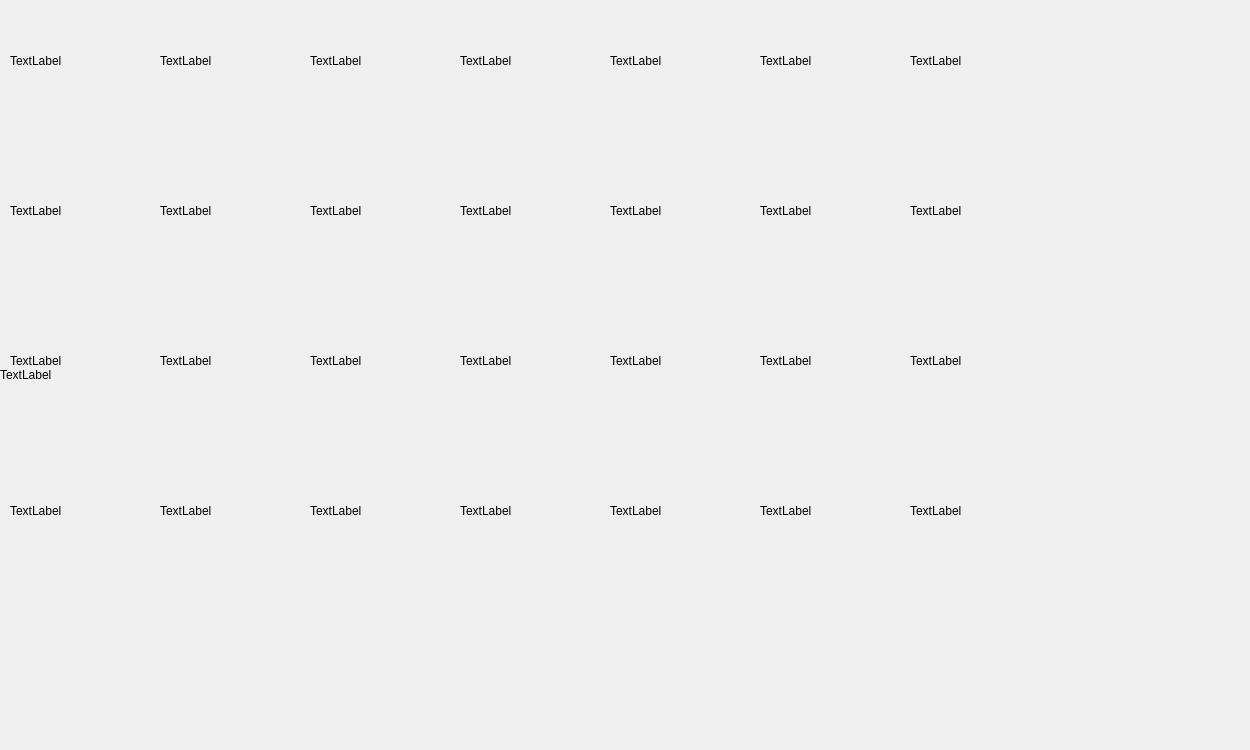
<?xml version="1.0" encoding="UTF-8"?>
<ui version="4.0">
 <class>MainWindow</class>
 <widget class="QMainWindow" name="MainWindow">
  <property name="geometry">
   <rect>
    <x>0</x>
    <y>0</y>
    <width>1250</width>
    <height>750</height>
   </rect>
  </property>
  <property name="sizePolicy">
   <sizepolicy hsizetype="Minimum" vsizetype="Minimum">
    <horstretch>0</horstretch>
    <verstretch>0</verstretch>
   </sizepolicy>
  </property>
  <property name="minimumSize">
   <size>
    <width>1250</width>
    <height>750</height>
   </size>
  </property>
  <property name="maximumSize">
   <size>
    <width>1250</width>
    <height>750</height>
   </size>
  </property>
  <property name="windowTitle">
   <string>De Compras con el CHEFF</string>
  </property>
  <widget class="QWidget" name="centralWidget">
   <widget class="QLabel" name="label">
    <property name="geometry">
     <rect>
      <x>0</x>
      <y>0</y>
      <width>1250</width>
      <height>750</height>
     </rect>
    </property>
    <property name="text">
     <string>TextLabel</string>
    </property>
   </widget>
   <widget class="QLabel" name="label22">
    <property name="geometry">
     <rect>
      <x>10</x>
      <y>460</y>
      <width>101</width>
      <height>101</height>
     </rect>
    </property>
    <property name="text">
     <string>TextLabel</string>
    </property>
   </widget>
   <widget class="QLabel" name="label7">
    <property name="geometry">
     <rect>
      <x>910</x>
      <y>10</y>
      <width>101</width>
      <height>101</height>
     </rect>
    </property>
    <property name="text">
     <string>TextLabel</string>
    </property>
   </widget>
   <widget class="QLabel" name="label10">
    <property name="geometry">
     <rect>
      <x>310</x>
      <y>160</y>
      <width>101</width>
      <height>101</height>
     </rect>
    </property>
    <property name="text">
     <string>TextLabel</string>
    </property>
   </widget>
   <widget class="QLabel" name="label28">
    <property name="geometry">
     <rect>
      <x>910</x>
      <y>460</y>
      <width>101</width>
      <height>101</height>
     </rect>
    </property>
    <property name="text">
     <string>TextLabel</string>
    </property>
   </widget>
   <widget class="QLabel" name="label19">
    <property name="geometry">
     <rect>
      <x>610</x>
      <y>310</y>
      <width>101</width>
      <height>101</height>
     </rect>
    </property>
    <property name="text">
     <string>TextLabel</string>
    </property>
   </widget>
   <widget class="QLabel" name="label26">
    <property name="geometry">
     <rect>
      <x>610</x>
      <y>460</y>
      <width>101</width>
      <height>101</height>
     </rect>
    </property>
    <property name="text">
     <string>TextLabel</string>
    </property>
   </widget>
   <widget class="QLabel" name="label20">
    <property name="geometry">
     <rect>
      <x>760</x>
      <y>310</y>
      <width>101</width>
      <height>101</height>
     </rect>
    </property>
    <property name="text">
     <string>TextLabel</string>
    </property>
   </widget>
   <widget class="QLabel" name="label13">
    <property name="geometry">
     <rect>
      <x>760</x>
      <y>160</y>
      <width>101</width>
      <height>101</height>
     </rect>
    </property>
    <property name="text">
     <string>TextLabel</string>
    </property>
   </widget>
   <widget class="QLabel" name="label18">
    <property name="geometry">
     <rect>
      <x>460</x>
      <y>310</y>
      <width>101</width>
      <height>101</height>
     </rect>
    </property>
    <property name="text">
     <string>TextLabel</string>
    </property>
   </widget>
   <widget class="QLabel" name="label15">
    <property name="geometry">
     <rect>
      <x>10</x>
      <y>310</y>
      <width>101</width>
      <height>101</height>
     </rect>
    </property>
    <property name="text">
     <string>TextLabel</string>
    </property>
   </widget>
   <widget class="QLabel" name="label9">
    <property name="geometry">
     <rect>
      <x>160</x>
      <y>160</y>
      <width>101</width>
      <height>101</height>
     </rect>
    </property>
    <property name="text">
     <string>TextLabel</string>
    </property>
   </widget>
   <widget class="QLabel" name="label16">
    <property name="geometry">
     <rect>
      <x>160</x>
      <y>310</y>
      <width>101</width>
      <height>101</height>
     </rect>
    </property>
    <property name="text">
     <string>TextLabel</string>
    </property>
   </widget>
   <widget class="QLabel" name="label14">
    <property name="geometry">
     <rect>
      <x>910</x>
      <y>160</y>
      <width>101</width>
      <height>101</height>
     </rect>
    </property>
    <property name="text">
     <string>TextLabel</string>
    </property>
   </widget>
   <widget class="QLabel" name="label21">
    <property name="geometry">
     <rect>
      <x>910</x>
      <y>310</y>
      <width>101</width>
      <height>101</height>
     </rect>
    </property>
    <property name="text">
     <string>TextLabel</string>
    </property>
   </widget>
   <widget class="QLabel" name="label27">
    <property name="geometry">
     <rect>
      <x>760</x>
      <y>460</y>
      <width>101</width>
      <height>101</height>
     </rect>
    </property>
    <property name="text">
     <string>TextLabel</string>
    </property>
   </widget>
   <widget class="QLabel" name="label17">
    <property name="geometry">
     <rect>
      <x>310</x>
      <y>310</y>
      <width>101</width>
      <height>101</height>
     </rect>
    </property>
    <property name="text">
     <string>TextLabel</string>
    </property>
   </widget>
   <widget class="QLabel" name="label11">
    <property name="geometry">
     <rect>
      <x>460</x>
      <y>160</y>
      <width>101</width>
      <height>101</height>
     </rect>
    </property>
    <property name="text">
     <string>TextLabel</string>
    </property>
   </widget>
   <widget class="QLabel" name="label6">
    <property name="geometry">
     <rect>
      <x>760</x>
      <y>10</y>
      <width>101</width>
      <height>101</height>
     </rect>
    </property>
    <property name="text">
     <string>TextLabel</string>
    </property>
   </widget>
   <widget class="QLabel" name="label23">
    <property name="geometry">
     <rect>
      <x>160</x>
      <y>460</y>
      <width>101</width>
      <height>101</height>
     </rect>
    </property>
    <property name="text">
     <string>TextLabel</string>
    </property>
   </widget>
   <widget class="QLabel" name="label25">
    <property name="geometry">
     <rect>
      <x>460</x>
      <y>460</y>
      <width>101</width>
      <height>101</height>
     </rect>
    </property>
    <property name="text">
     <string>TextLabel</string>
    </property>
   </widget>
   <widget class="QLabel" name="label3">
    <property name="geometry">
     <rect>
      <x>310</x>
      <y>10</y>
      <width>101</width>
      <height>101</height>
     </rect>
    </property>
    <property name="text">
     <string>TextLabel</string>
    </property>
   </widget>
   <widget class="QLabel" name="label12">
    <property name="geometry">
     <rect>
      <x>610</x>
      <y>160</y>
      <width>101</width>
      <height>101</height>
     </rect>
    </property>
    <property name="text">
     <string>TextLabel</string>
    </property>
   </widget>
   <widget class="QLabel" name="label4">
    <property name="geometry">
     <rect>
      <x>460</x>
      <y>10</y>
      <width>101</width>
      <height>101</height>
     </rect>
    </property>
    <property name="text">
     <string>TextLabel</string>
    </property>
   </widget>
   <widget class="QLabel" name="label8">
    <property name="geometry">
     <rect>
      <x>10</x>
      <y>160</y>
      <width>101</width>
      <height>101</height>
     </rect>
    </property>
    <property name="text">
     <string>TextLabel</string>
    </property>
   </widget>
   <widget class="QLabel" name="label1">
    <property name="geometry">
     <rect>
      <x>10</x>
      <y>10</y>
      <width>101</width>
      <height>101</height>
     </rect>
    </property>
    <property name="text">
     <string>TextLabel</string>
    </property>
   </widget>
   <widget class="QLabel" name="label5">
    <property name="geometry">
     <rect>
      <x>610</x>
      <y>10</y>
      <width>101</width>
      <height>101</height>
     </rect>
    </property>
    <property name="text">
     <string>TextLabel</string>
    </property>
   </widget>
   <widget class="QLabel" name="label2">
    <property name="geometry">
     <rect>
      <x>160</x>
      <y>10</y>
      <width>101</width>
      <height>101</height>
     </rect>
    </property>
    <property name="text">
     <string>TextLabel</string>
    </property>
   </widget>
   <widget class="QLabel" name="label24">
    <property name="geometry">
     <rect>
      <x>310</x>
      <y>460</y>
      <width>101</width>
      <height>101</height>
     </rect>
    </property>
    <property name="text">
     <string>TextLabel</string>
    </property>
   </widget>
  </widget>
  <widget class="QMenuBar" name="menuBar">
   <property name="geometry">
    <rect>
     <x>0</x>
     <y>0</y>
     <width>1250</width>
     <height>22</height>
    </rect>
   </property>
  </widget>
 </widget>
 <layoutdefault spacing="6" margin="11"/>
 <resources/>
 <connections/>
</ui>
